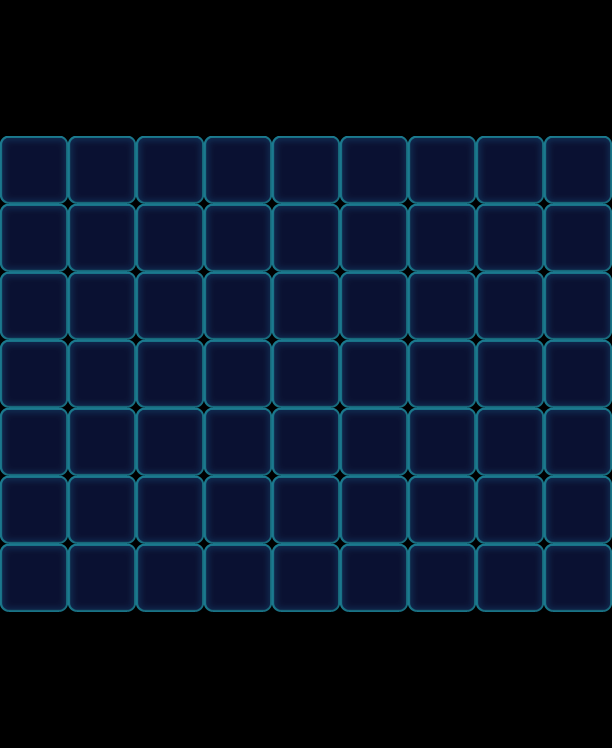

Tiled map render using the project's own tile images. Description and the map definition, with tile-layer contents summarised, below:
An orthogonal 9x11 tile map with 68x68 px tiles, 1 tile layer (Valid), 2 tilesets and 99 objects (26x Floor, 21x Ice, 21x Haze, 12x Stone, 9x Factory_Normal, ...).

<map version="1.0" orientation="orthogonal" width="9" height="11" tilewidth="68" tileheight="68">
 <tileset firstgid="1" name="game_grid1" tilewidth="68" tileheight="68">
  <image source="game_grid1.png" width="68" height="68" />
 </tileset>
 <tileset firstgid="2" name="map" tilewidth="68" tileheight="68">
  <image source="map.png" width="1024" height="1024" />
 </tileset>
 <layer name="Valid" width="9" height="11">
  <data>[99 cells, 63 non-empty, 1 distinct tile ids]</data>
 </layer>
 <objectgroup name="BottomObj" width="9" height="11">
  <object type="Floor" gid="33" x="136" y="544">
   <properties>
    <property name="Layers" value="2" />
   </properties>
  </object>
  <object type="Floor" gid="33" x="340" y="544">
   <properties>
    <property name="Layers" value="2" />
   </properties>
  </object>
  <object type="Floor" gid="33" x="408" y="544">
   <properties>
    <property name="Layers" value="2" />
   </properties>
  </object>
  <object type="Floor" gid="33" x="204" y="544">
   <properties>
    <property name="Layers" value="2" />
   </properties>
  </object>
  <object type="Floor" gid="33" x="272" y="544">
   <properties>
    <property name="Layers" value="2" />
   </properties>
  </object>
  <object type="Floor" gid="33" x="0" y="204">
   <properties>
    <property name="Layers" value="2" />
   </properties>
  </object>
  <object type="Floor" gid="33" x="0" y="272">
   <properties>
    <property name="Layers" value="2" />
   </properties>
  </object>
  <object type="Floor" gid="33" x="0" y="340">
   <properties>
    <property name="Layers" value="2" />
   </properties>
  </object>
  <object type="Floor" gid="33" x="0" y="408">
   <properties>
    <property name="Layers" value="2" />
   </properties>
  </object>
  <object type="Floor" gid="33" x="0" y="544">
   <properties>
    <property name="Layers" value="2" />
   </properties>
  </object>
  <object type="Floor" gid="33" x="0" y="612">
   <properties>
    <property name="Layers" value="2" />
   </properties>
  </object>
  <object type="Floor" gid="33" x="544" y="204">
   <properties>
    <property name="Layers" value="2" />
   </properties>
  </object>
  <object type="Floor" gid="33" x="544" y="272">
   <properties>
    <property name="Layers" value="2" />
   </properties>
  </object>
  <object type="Floor" gid="33" x="544" y="340">
   <properties>
    <property name="Layers" value="2" />
   </properties>
  </object>
  <object type="Floor" gid="33" x="544" y="408">
   <properties>
    <property name="Layers" value="2" />
   </properties>
  </object>
  <object type="Floor" gid="33" x="544" y="544">
   <properties>
    <property name="Layers" value="2" />
   </properties>
  </object>
  <object type="Floor" gid="33" x="544" y="612">
   <properties>
    <property name="Layers" value="2" />
   </properties>
  </object>
  <object type="Floor" gid="33" x="68" y="612">
   <properties>
    <property name="Layers" value="2" />
   </properties>
  </object>
  <object type="Floor" gid="33" x="136" y="612">
   <properties>
    <property name="Layers" value="2" />
   </properties>
  </object>
  <object type="Floor" gid="33" x="204" y="612">
   <properties>
    <property name="Layers" value="2" />
   </properties>
  </object>
  <object type="Floor" gid="33" x="272" y="612">
   <properties>
    <property name="Layers" value="2" />
   </properties>
  </object>
  <object type="Floor" gid="33" x="340" y="612">
   <properties>
    <property name="Layers" value="2" />
   </properties>
  </object>
  <object type="Floor" gid="33" x="408" y="612">
   <properties>
    <property name="Layers" value="2" />
   </properties>
  </object>
  <object type="Floor" gid="33" x="476" y="612">
   <properties>
    <property name="Layers" value="2" />
   </properties>
  </object>
  <object type="Floor" gid="33" x="544" y="476">
   <properties>
    <property name="Layers" value="2" />
   </properties>
  </object>
  <object type="Floor" gid="33" x="0" y="476">
   <properties>
    <property name="Layers" value="2" />
   </properties>
  </object>
 </objectgroup>
 <objectgroup name="MiddleObj" width="9" height="11">
  <object type="Monster" gid="19" x="204" y="544">
   <properties>
    <property name="Color" value="Yellow" />
   </properties>
  </object>
  <object type="Monster" gid="2" x="272" y="544">
   <properties>
    <property name="Color" value="Blue" />
   </properties>
  </object>
  <object type="Monster" gid="4" x="136" y="544">
   <properties>
    <property name="Color" value="Orange" />
   </properties>
  </object>
  <object type="Monster" gid="19" x="340" y="544">
   <properties>
    <property name="Color" value="Yellow" />
   </properties>
  </object>
  <object type="Monster" gid="4" x="408" y="544">
   <properties>
    <property name="Color" value="Orange" />
   </properties>
  </object>
 </objectgroup>
 <objectgroup color="#000000" name="TopObj" width="9" height="11">
  <object name="10" type="Factory_Normal" x="0" y="68" width="68" height="68">
   <properties>
    <property name="FactoryColorsConfig" value="Blue,Yellow,Pink,Orange" />
   </properties>
  </object>
  <object name="10" type="Ice" x="0" y="136" width="68" height="68">
   <properties>
    <property name="Layers" value="3" />
   </properties>
  </object>
  <object name="10" type="Ice" x="0" y="204" width="68" height="68">
   <properties>
    <property name="Layers" value="3" />
   </properties>
  </object>
  <object name="10" type="Ice" x="0" y="272" width="68" height="68">
   <properties>
    <property name="Layers" value="3" />
   </properties>
  </object>
  <object name="10" type="Ice" x="0" y="340" width="68" height="68">
   <properties>
    <property name="Layers" value="3" />
   </properties>
  </object>
  <object name="10" type="Ice" x="0" y="476" width="68" height="68">
   <properties>
    <property name="Layers" value="3" />
   </properties>
  </object>
  <object name="10" type="Ice" x="0" y="544" width="68" height="68">
   <properties>
    <property name="Layers" value="3" />
   </properties>
  </object>
  <object name="10" type="Ice" x="544" y="136" width="68" height="68">
   <properties>
    <property name="Layers" value="3" />
   </properties>
  </object>
  <object name="10" type="Ice" x="544" y="204" width="68" height="68">
   <properties>
    <property name="Layers" value="3" />
   </properties>
  </object>
  <object type="Lock" gid="49" x="408" y="544" />
  <object type="Lock" gid="49" x="204" y="544" />
  <object type="Lock" gid="49" x="272" y="544" />
  <object type="Lock" gid="49" x="340" y="544" />
  <object type="Lock" gid="49" x="136" y="544" />
  <object name="10" type="Ice" x="544" y="272" width="68" height="68">
   <properties>
    <property name="Layers" value="3" />
   </properties>
  </object>
  <object name="10" type="Ice" x="544" y="340" width="68" height="68">
   <properties>
    <property name="Layers" value="3" />
   </properties>
  </object>
  <object name="10" type="Ice" x="544" y="476" width="68" height="68">
   <properties>
    <property name="Layers" value="3" />
   </properties>
  </object>
  <object name="10" type="Ice" x="476" y="544" width="68" height="68">
   <properties>
    <property name="Layers" value="3" />
   </properties>
  </object>
  <object name="10" type="Ice" x="544" y="544" width="68" height="68">
   <properties>
    <property name="Layers" value="3" />
   </properties>
  </object>
  <object name="10" type="Ice" x="408" y="544" width="68" height="68">
   <properties>
    <property name="Layers" value="3" />
   </properties>
  </object>
  <object name="10" type="Ice" x="340" y="544" width="68" height="68">
   <properties>
    <property name="Layers" value="3" />
   </properties>
  </object>
  </objectgroup>
 <objectgroup color="#00ff00" name="CeilObj" width="9" height="11">
  <!-- 21 objects omitted --></objectgroup>
</map>
<!-- 47 of 99 objects omitted -->
